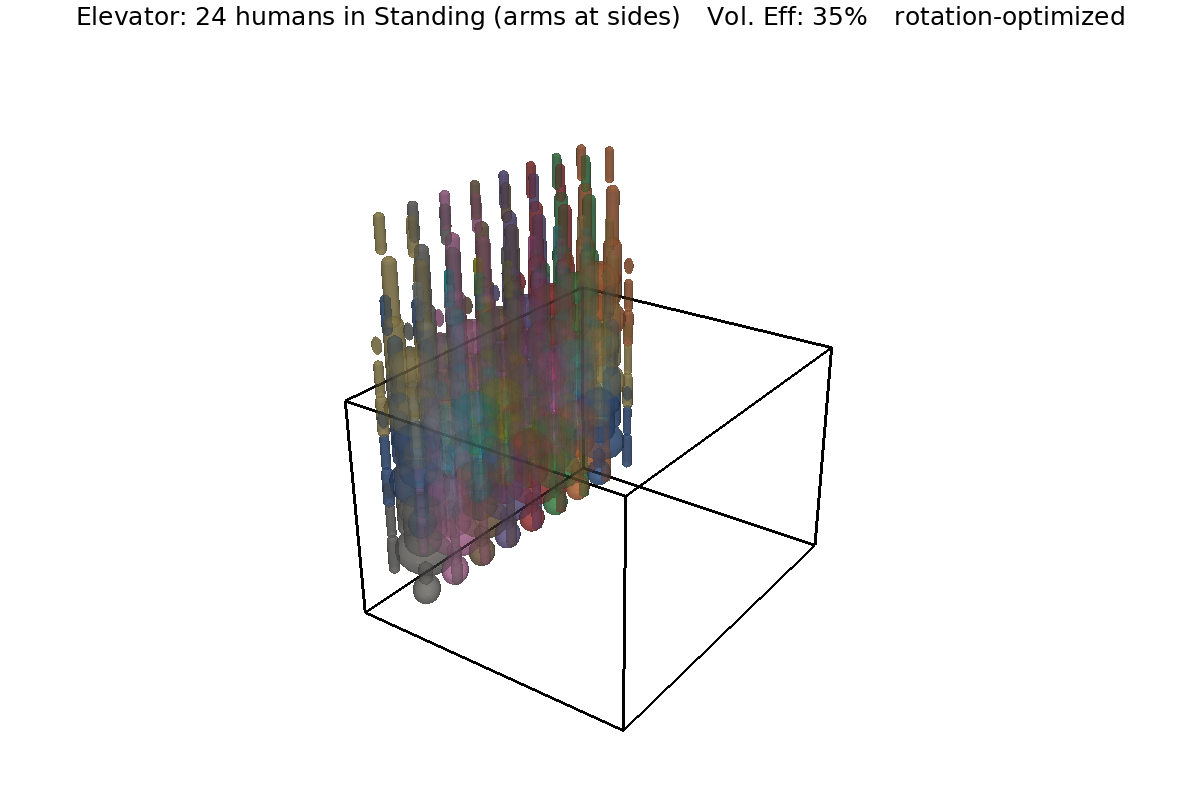
#> input picture peoplepacking/results3d/scene_Elevator_Standing_arms_at_sides.png, 1200 x 800 px
$ python make_scene_grid.py
#> lines starting #> are read from the running program, lines starting #| are printed output that depends on the picture
"""Create a 2x2 grid of interesting packing scenes for the paper."""
from PIL import Image

scenes = [
    ("results3d/scene_Elevator_Standing_arms_at_sides.png", "Elevator (Standing)"),
    ("results3d/scene_Elevator_Fetal_Position.png", "Elevator (Fetal)"),
    ("results3d/scene_Shipping_Container_Standing_arms_at_sides.png", "Container (Standing)"),
    ("results3d/scene_Shipping_Container_Squat_Slav.png", "Container (Squat)"),
]

cols, rows = 2, 2
cell_w, cell_h = 800, 600
grid = Image.new('RGB', (cols * cell_w, rows * cell_h), 'white')
#> grid: PIL image 1600x1200 RGB; every value is 255

for i, (path, label) in enumerate(scenes):
    try:
        img = Image.open(path).resize((cell_w, cell_h))
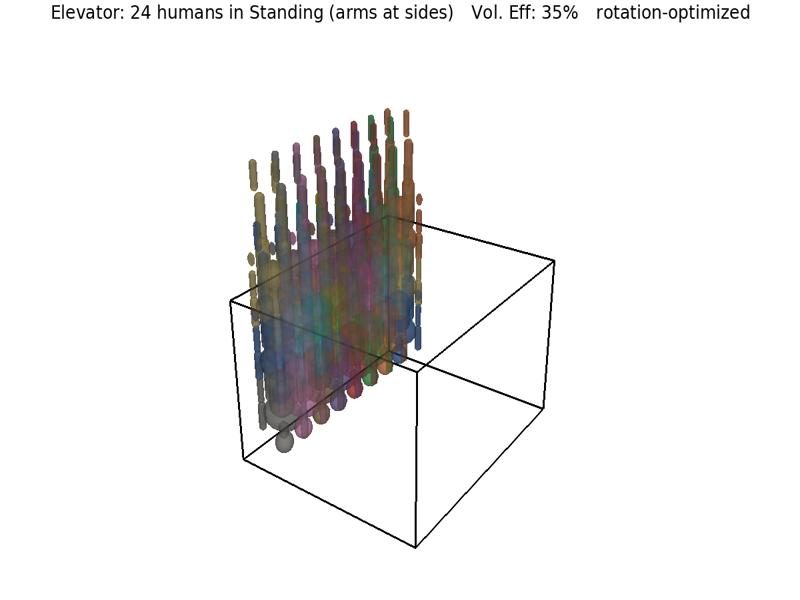
#> img: PIL image 800x600 RGB; mean R, G, B 238.9, 238.2, 237.9
        r, c = divmod(i, cols)
        grid.paste(img, (c * cell_w, r * cell_h))
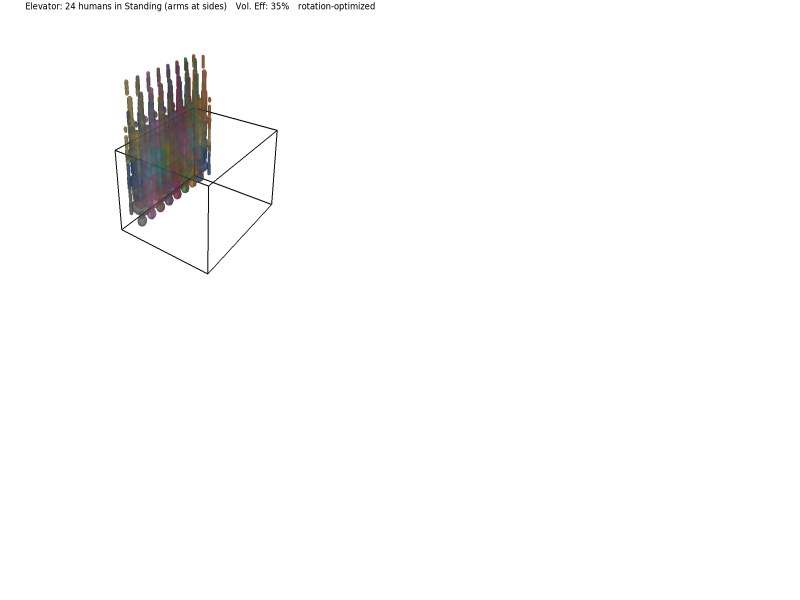
#> grid: PIL image 1600x1200 RGB (shown at 1/2 size); mean R, G, B 251, 250.8, 250.7
    except Exception as e:
        print(f"Failed to load {path}: {e}")
#> pass 2 of the loop `for i, (path, label) in enumerate(scenes):`:
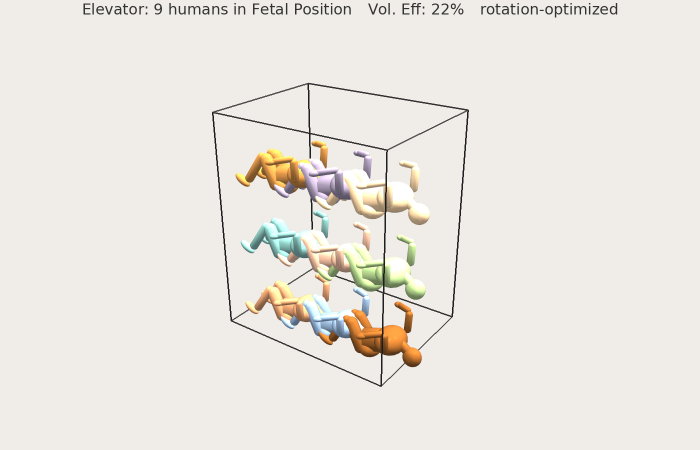
#> input picture peoplepacking/results3d/scene_Elevator_Fetal_Position.png, 1400 x 900 px (shown at 1/2 size)
#> `img = Image.open(path).resize((cell_w, cell_h))`:
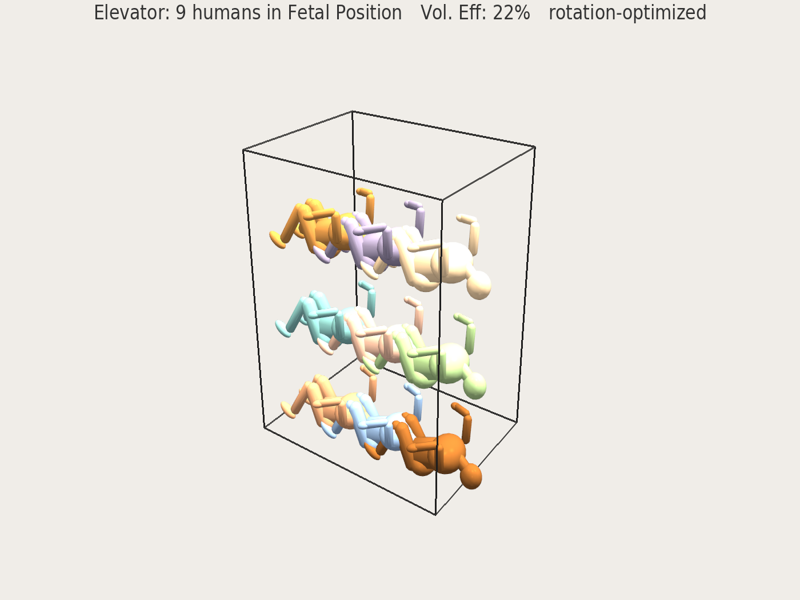
#> img: PIL image 800x600 RGB; mean R, G, B 235.1, 231.4, 225
#> `grid.paste(img, (c * cell_w, r * cell_h))`:
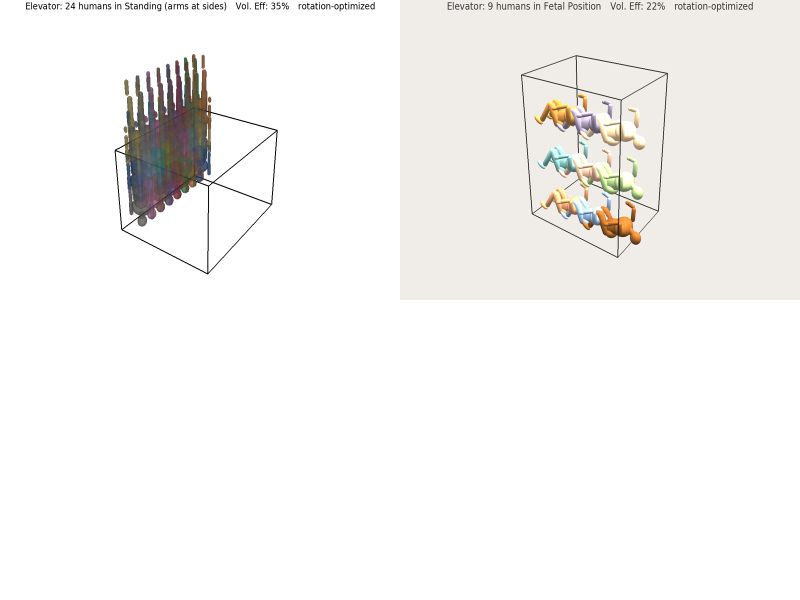
#> grid: PIL image 1600x1200 RGB (shown at 1/2 size); mean R, G, B 246, 244.9, 243.2
#> pass 3 of the loop `for i, (path, label) in enumerate(scenes):`:
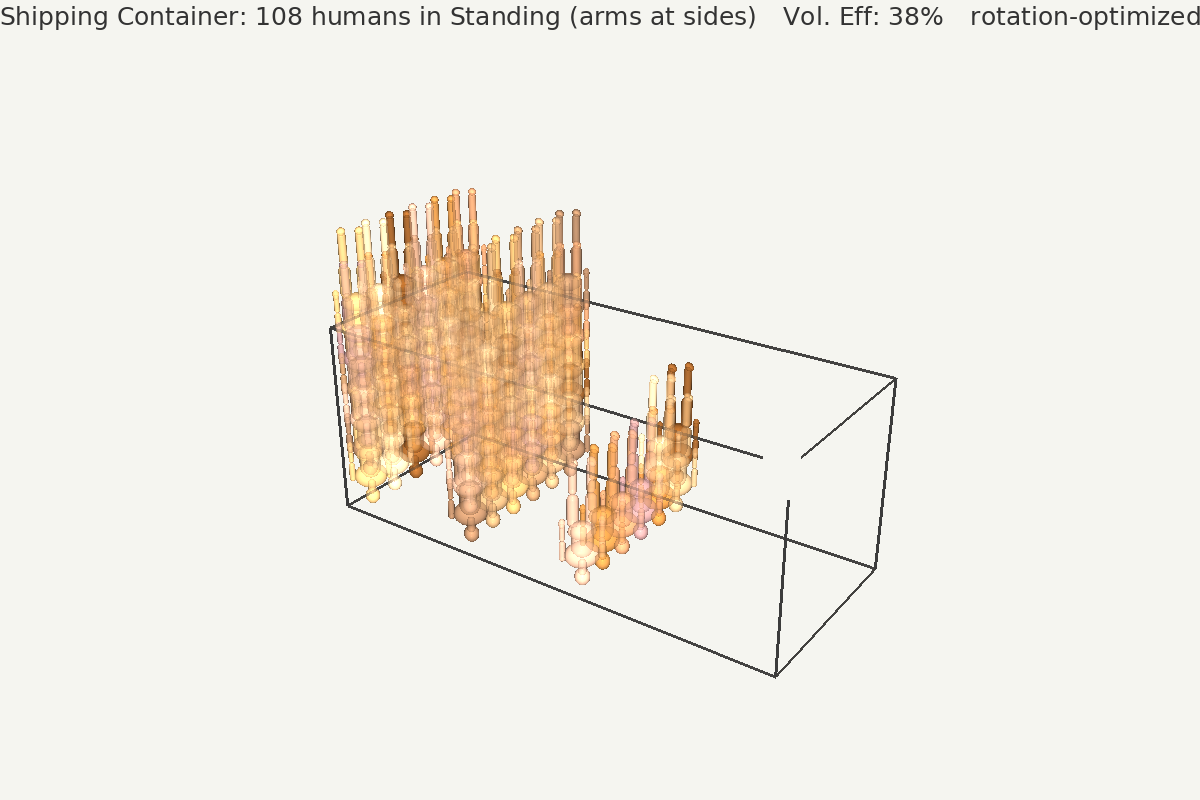
#> input picture peoplepacking/results3d/scene_Shipping_Container_Standing_arms_at_sides.png, 1200 x 800 px
#> `img = Image.open(path).resize((cell_w, cell_h))`:
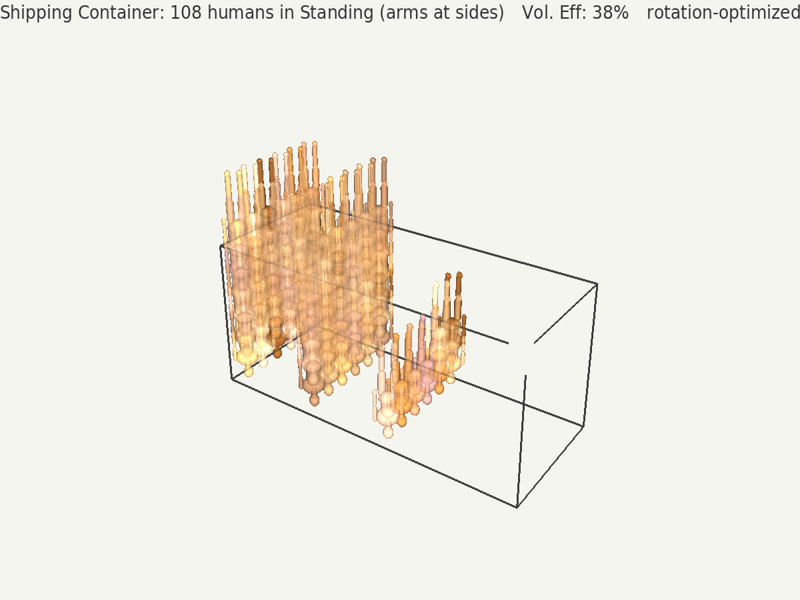
#> img: PIL image 800x600 RGB; mean R, G, B 240.9, 236.8, 228.2
#> `grid.paste(img, (c * cell_w, r * cell_h))`:
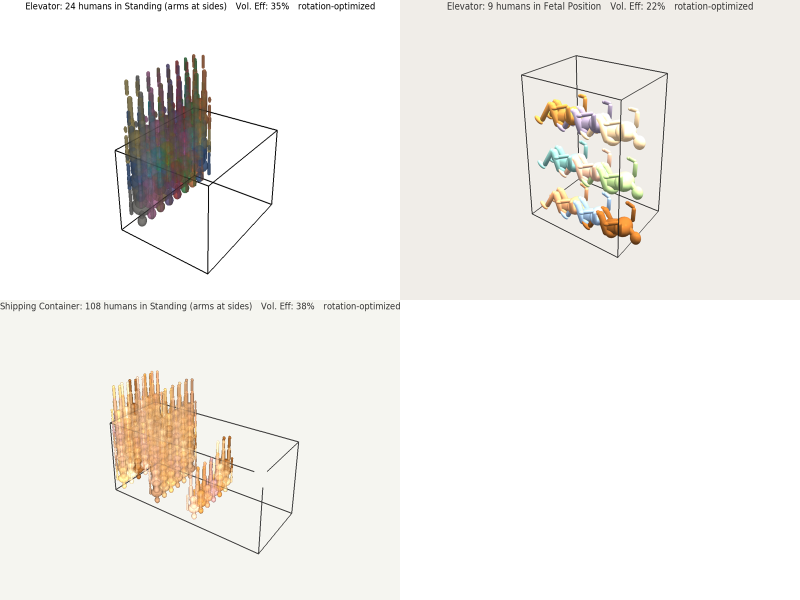
#> grid: PIL image 1600x1200 RGB (shown at 1/2 size); mean R, G, B 242.5, 240.4, 236.5
#> the loop made 4 passes; the first 3 are shown

grid.save("results3d/packing_scenes_grid.png")
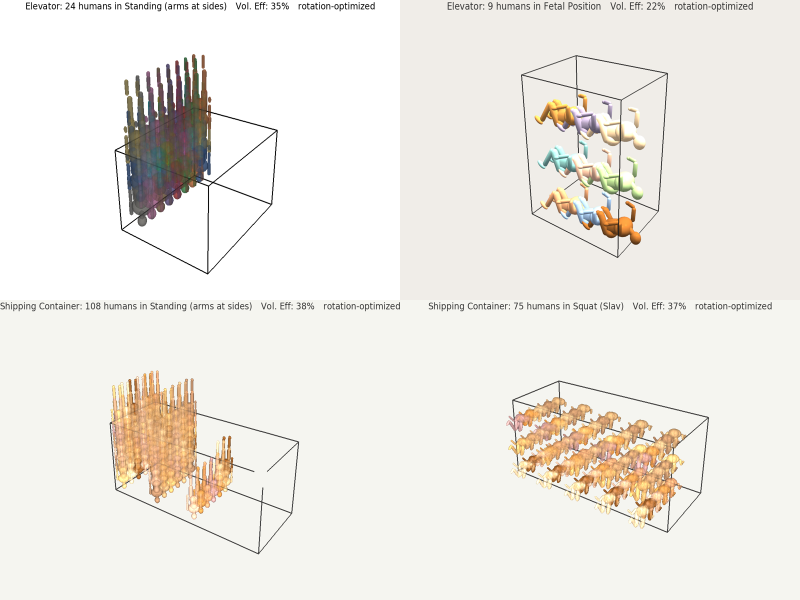
#> saved as packing_scenes_grid.png: PIL image 1600x1200 RGB (shown at 1/2 size); mean R, G, B 238.9, 235.7, 229.7
print("Saved results3d/packing_scenes_grid.png")
